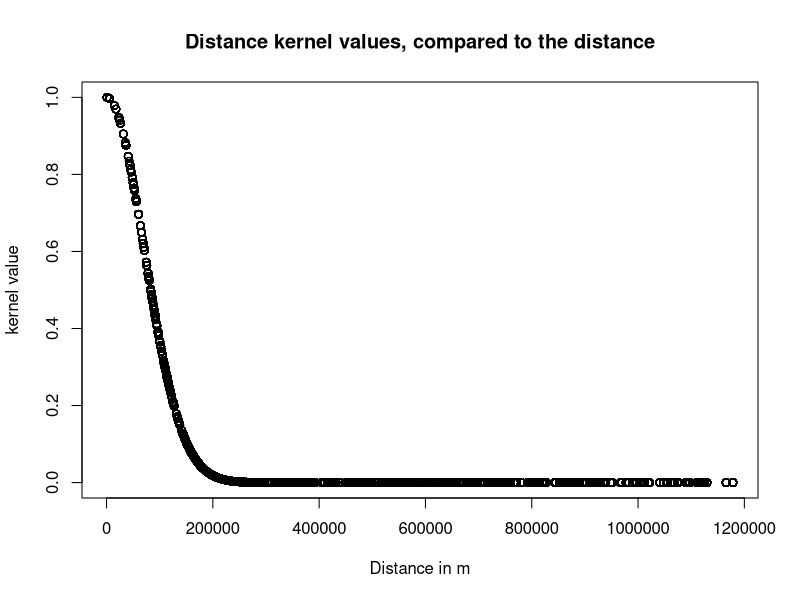
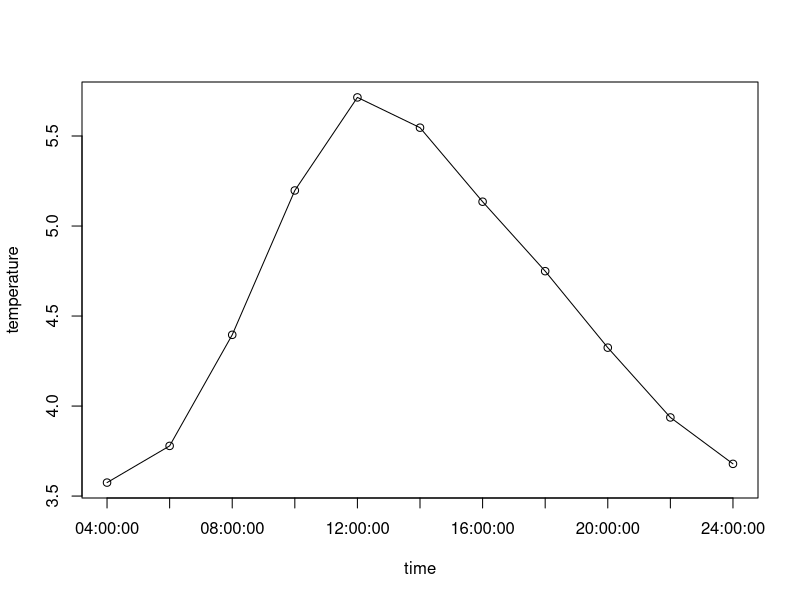
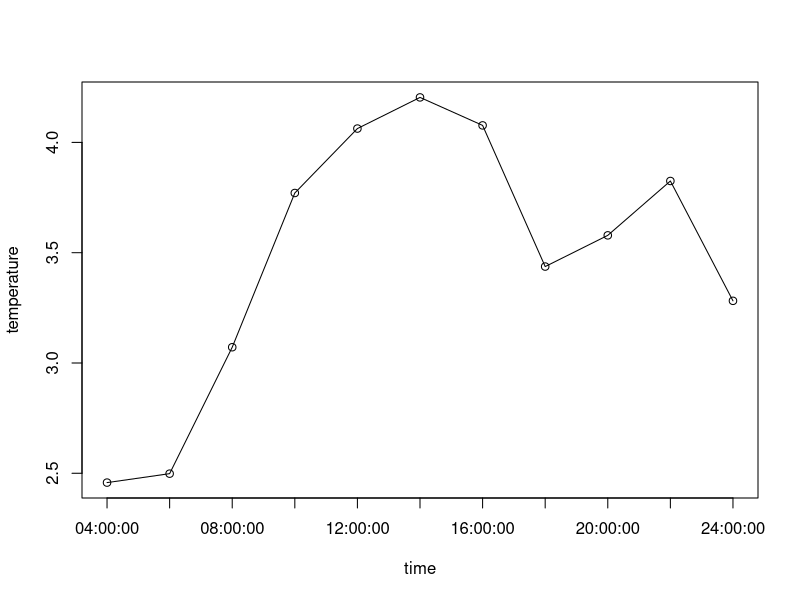

The R source for these figures, in order:
## ---- chunk 1
knitr::opts_chunk$set(echo = TRUE)
## ---- chunk 2

set.seed(1234567890)
library(geosphere)

# Had to save the stations.csv with the correct encoding (UTF-8) to be able to read it
stations <- read.csv("stations.csv")
temps <- read.csv("temps50k.csv")

st <- merge(stations, temps, by = "station_number")
h_distance <- 100000 # These three values are up to the students
h_date <- 10
h_time <- 2
a <- 58.41086 # The point to predict (up to the students)
b <- 15.62157

prediction_point <- t(c(b, a))

pred_date <- "2012-11-03" # The date to predict (up to the students)
times <-
  c(
    "04:00:00",
    "06:00:00",
    "08:00:00",
    "10:00:00",
    "12:00:00",
    "14:00:00",
    "16:00:00",
    "18:00:00",
    "20:00:00",
    "22:00:00",
    "24:00:00"
  )
temp_sum <- vector(length = length(times))
temp_prod <- vector(length = length(times))

# Students’ code here

# Filtering measurements on date
st$date <- as.Date(st$date, format = "%m/%d/%Y")
st_filtered <- subset(st, st$date < as.Date(pred_date))

dist_kernel <- function(measured_pos, pred_pos) {
  distance <- distHaversine(measured_pos, pred_pos)
  plot(
    distance,
    exp(-(distance / h_distance) ^ 2),
    type = "p",
    main = "Distance kernel values, compared to the distance",
    xlab = "Distance in m",
    ylab = "kernel value"
  )
  return (exp(-((
    distance / (h_distance)
  ) ^ 2)))
}

day_kernel <- function(measured_date, pred_date) {
  date_diff <-
    as.numeric(as.Date(measured_date) - as.Date(pred_date)) %% 365
  date_diff <-
    ifelse(date_diff < 365 / 2, date_diff, 365 - date_diff)
  return (exp(-((
    date_diff / (h_date)
  ) ^ 2)))
}

hour_kernel <- function(measured_hour, pred_hour) {
  hour_diff <-
    as.numeric(abs(difftime(
      strptime(measured_hour, format = "%H:%M:%S"),
      strptime(pred_hour, format = "%H:%M:%S"),
      units = "hours"
    )))
  hour_diff <- ifelse(hour_diff <= 12, hour_diff, 24 - hour_diff)
  return (exp(-((
    hour_diff / (h_time)
  ) ^ 2)))
}


measured_positions <-
  data.frame(as.numeric(st_filtered$longitude),
             as.numeric(st_filtered$latitude))


dist_kernel_score <-
  dist_kernel(measured_positions, prediction_point)
day_kernel_score <- day_kernel(st_filtered$date, as.Date.character(pred_date))

hour_kernel_score <-
  matrix(nrow = nrow(st_filtered), ncol = length(times))

col <- 1
for (time in times) {
  hour_kernel_score[, col] <- hour_kernel(st_filtered$time, time)
  col <- col + 1
}

## ---- chunk 3
# sum of kernels
for (i in 1:length(times)) {
  k_sum <-
    dist_kernel_score + day_kernel_score + hour_kernel_score[, i]
  k_sum <- k_sum / sum(k_sum)
  temp_sum[i] <- sum(k_sum %*% st_filtered$air_temperature)
}

plot(
  temp_sum,
  type = "o",
  xlab = "time",
  ylab = "temperature",
  xaxt = "n"
)
axis(1, at = 1:length(times), labels = times)
## ---- chunk 4
# mult of kernels
for (i in 1:length(times)) {
  k_prod <-
    dist_kernel_score * day_kernel_score * hour_kernel_score[, i]
  k_prod <- k_prod / sum(k_prod)
  temp_prod[i] <- sum(k_prod %*% st_filtered$air_temperature)
}

plot(
  temp_prod,
  type = "o",
  xlab = "time",
  ylab = "temperature",
  xaxt = "n"
)
axis(1, at = 1:length(times), labels = times
)
